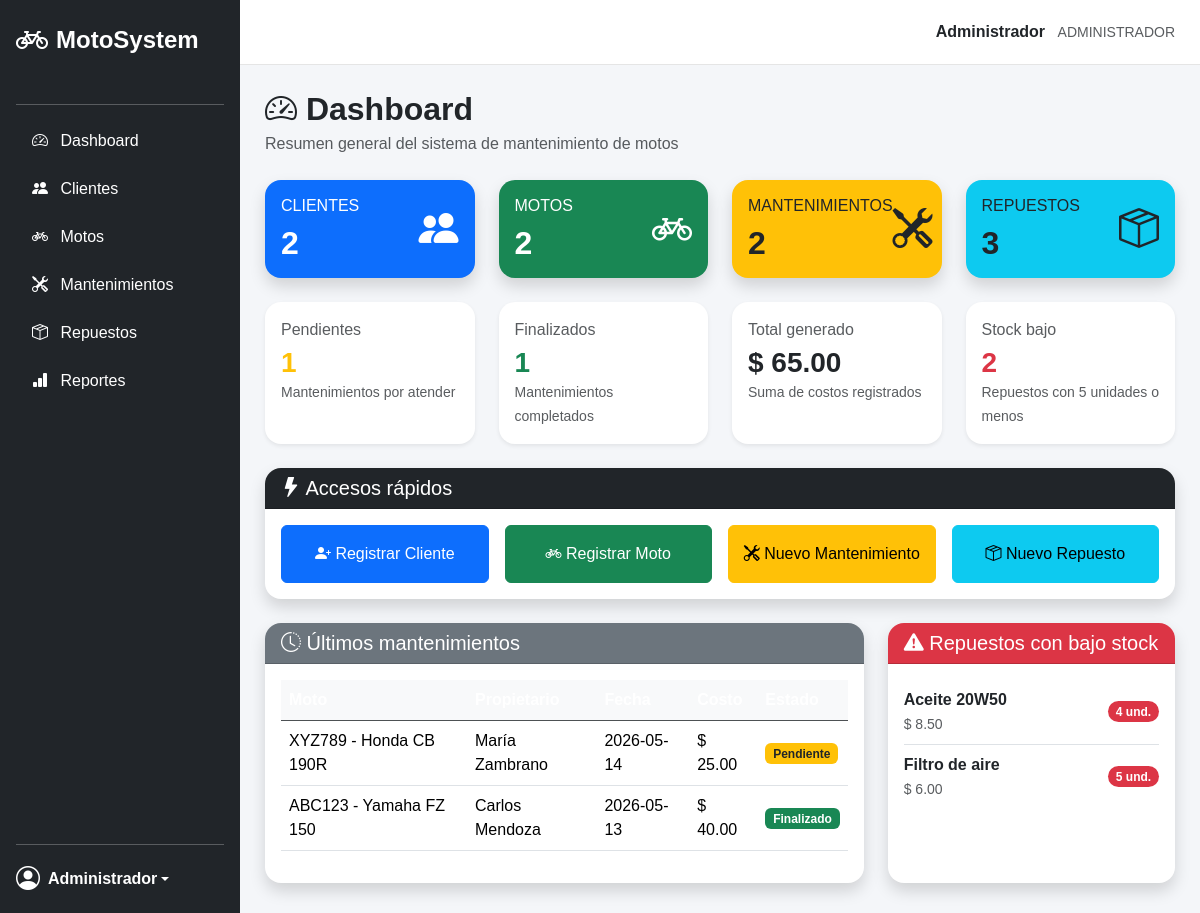
The app's page /views/dashboard.php?login=success (signed in) with its own data.
### tables this page shows
CREATE TABLE mantenimientos (
    id_mantenimiento INT AUTO_INCREMENT PRIMARY KEY,
    id_moto INT NOT NULL,
    fecha DATE NOT NULL,
    descripcion TEXT NOT NULL,
    costo DECIMAL(10,2) NOT NULL DEFAULT 0.00,
    estado ENUM('Pendiente', 'Finalizado') NOT NULL DEFAULT 'Pendiente',
    fecha_registro TIMESTAMP DEFAULT CURRENT_TIMESTAMP,

     
    FOREIGN KEY (id_moto) REFERENCES motos(id_moto)
);

CREATE TABLE motos (
    id_moto INT AUTO_INCREMENT PRIMARY KEY,
    id_cliente INT NOT NULL,
    placa VARCHAR(20) NOT NULL UNIQUE,
    marca VARCHAR(50) NOT NULL,
    modelo VARCHAR(50) NOT NULL,
    anio INT,
    color VARCHAR(30),
    cilindraje VARCHAR(30),
    estado TINYINT DEFAULT 1,
    fecha_registro TIMESTAMP DEFAULT CURRENT_TIMESTAMP,

     
    FOREIGN KEY (id_cliente) REFERENCES clientes(id_cliente)
);

CREATE TABLE clientes (
    id_cliente INT AUTO_INCREMENT PRIMARY KEY,
    cedula VARCHAR(20) NOT NULL UNIQUE,
    nombres VARCHAR(100) NOT NULL,
    apellidos VARCHAR(100) NOT NULL,
    telefono VARCHAR(20),
    correo VARCHAR(100),
    direccion VARCHAR(150),
    estado TINYINT DEFAULT 1,
    fecha_registro TIMESTAMP DEFAULT CURRENT_TIMESTAMP
);

CREATE TABLE repuestos (
    id_repuesto INT AUTO_INCREMENT PRIMARY KEY,
    nombre VARCHAR(100) NOT NULL,
    descripcion TEXT,
    stock INT NOT NULL DEFAULT 0,
    precio DECIMAL(10,2) NOT NULL DEFAULT 0.00,
    estado TINYINT DEFAULT 1,
    fecha_registro TIMESTAMP DEFAULT CURRENT_TIMESTAMP
);

### views/dashboard.php (the view, shortened to what the rows shown need)
<?php
require_once "../models/Cliente.php";
require_once "../models/Moto.php";
require_once "../models/Mantenimiento.php";
require_once "../models/Repuesto.php";
$modeloCliente = new Cliente();
$modeloMoto = new Moto();
$modeloMantenimiento = new Mantenimiento();
$modeloRepuesto = new Repuesto();
$totalClientes = $modeloCliente->contarClientes();
$totalMotos = $modeloMoto->contarMotos();
$totalMantenimientos = $modeloMantenimiento->contarMantenimientos();
$totalRepuestos = $modeloRepuesto->contarRepuestos();
$ultimosMantenimientos = $modeloMantenimiento->obtenerUltimos();
$listadoBajoStock = $modeloRepuesto->obtenerBajoStock();
?>
<div class="d-flex justify-content-between align-items-center mb-4">
    <div>
        <h2 class="fw-bold mb-1">
            <i class="bi bi-speedometer2"></i>
            Dashboard
        </h2>
    </div>
</div>
<div class="row g-4 mb-4">
    <div class="col-md-3">
        <div class="card border-0 shadow rounded-4 bg-primary text-white h-100">
            <div class="card-body d-flex justify-content-between align-items-center">
                <div>
                    <h2 class="fw-bold mb-0"><?php echo $totalClientes; ?></h2>
                </div>
            </div>
        </div>
    </div>
    <div class="col-md-3">
        <div class="card border-0 shadow rounded-4 bg-success text-white h-100">
            <div class="card-body d-flex justify-content-between align-items-center">
                <div>
                    <h2 class="fw-bold mb-0"><?php echo $totalMotos; ?></h2>
                </div>
            </div>
        </div>
    </div>
    <div class="col-md-3">
        <div class="card border-0 shadow rounded-4 bg-warning text-dark h-100">
            <div class="card-body d-flex justify-content-between align-items-center">
                <div>
                    <h2 class="fw-bold mb-0"><?php echo $totalMantenimientos; ?></h2>
                </div>
            </div>
        </div>
    </div>
    <div class="col-md-3">
        <div class="card border-0 shadow rounded-4 bg-info text-dark h-100">
            <div class="card-body d-flex justify-content-between align-items-center">
                <div>
                    <h2 class="fw-bold mb-0"><?php echo $totalRepuestos; ?></h2>
                </div>
            </div>
        </div>
    </div>
</div>
<div class="row g-4">
    <div class="col-lg-8">
        <div class="card border-0 shadow rounded-4 h-100">
            <div class="card-body">
                <div class="table-responsive">
                    <table class="table table-hover align-middle">
                        <thead class="table-dark">
                            <tr>
                                <th>Moto</th>
                                <th>Propietario</th>
                                <th>Fecha</th>
                                <th>Costo</th>
                                <th>Estado</th>
                            </tr>
                        </thead>
                        <tbody>
                            <?php if (!empty($ultimosMantenimientos)): ?>
                                <?php foreach ($ultimosMantenimientos as $mantenimiento): ?>
                                    <tr>
                                        <td>
                                            <?php
                                                echo $mantenimiento["placa"] . " - " .
                                                     $mantenimiento["marca"] . " " .
                                                     $mantenimiento["modelo"];
                                            ?>
                                        </td>
                                        <td>
                                            <?php
                                                echo $mantenimiento["nombres"] . " " .
                                                     $mantenimiento["apellidos"];
                                            ?>
                                        </td>
                                        <td><?php echo $mantenimiento["fecha"]; ?></td>
                                        <td>$ <?php echo number_format($mantenimiento["costo"], 2); ?></td>
                                        <td>
                                            <?php if ($mantenimiento["estado"] == "Pendiente"): ?>
                                                <span class="badge bg-warning text-dark">Pendiente</span>
                                            <?php else: ?>
                                                <span class="badge bg-success">Finalizado</span>
                                            <?php endif; ?>
                                        </td>
                                    </tr>
                                <?php endforeach; ?>
                            <?php endif; ?>
                        </tbody>
                    </table>
                </div>
            </div>
        </div>
    </div>
    <div class="col-lg-4">
        <div class="card border-0 shadow rounded-4 h-100">
            <div class="card-body">
                <?php if (!empty($listadoBajoStock)): ?>
                    <div class="list-group list-group-flush">
                        <?php foreach ($listadoBajoStock as $repuesto): ?>
                            <div class="list-group-item d-flex justify-content-between align-items-center px-0">
                                <div>
                                    <strong><?php echo $repuesto["nombre"]; ?></strong><br>
                                    <small class="text-muted">$ <?php echo number_format($repuesto["precio"], 2); ?></small>
                                </div>
                                <span class="badge bg-danger rounded-pill">
                                    <?php echo $repuesto["stock"]; ?> und.
                                </span>
                            </div>
                        <?php endforeach; ?>
                    </div>
                <?php else: ?>
                    <p class="text-muted mb-0">
                        No existen repuestos con bajo stock.
                    </p>
                <?php endif; ?>
            </div>
        </div>
    </div>
</div>
<?php
include "layouts/app.php";
?>

### records on screen
mantenimientos: id_moto.placa "XYZ789", id_moto.marca "Honda", id_moto.modelo "CB 190R", clientes.nombres "María", clientes.apellidos "Zambrano", fecha "2026-05-14", costo "25.00", estado "Pendiente"
mantenimientos: id_moto.placa "ABC123", id_moto.marca "Yamaha", id_moto.modelo "FZ 150", clientes.nombres "Carlos", clientes.apellidos "Mendoza", fecha "2026-05-13", costo "40.00", estado "Finalizado"
repuestos: nombre "Aceite 20W50", precio "8.50", stock "4"
repuestos: nombre "Filtro de aire", precio "6.00", stock "5"

### other values on screen
$_SESSION["nombre"] "Administrador"
$_SESSION["rol"] "ADMINISTRADOR"
$totalClientes "2"
$totalMotos "2"
$totalMantenimientos "2"
$totalRepuestos "3"
$mantenimientosPendientes "1"
$mantenimientosFinalizados "1"
$totalCostos "65.00"
$repuestosBajoStock "2"
